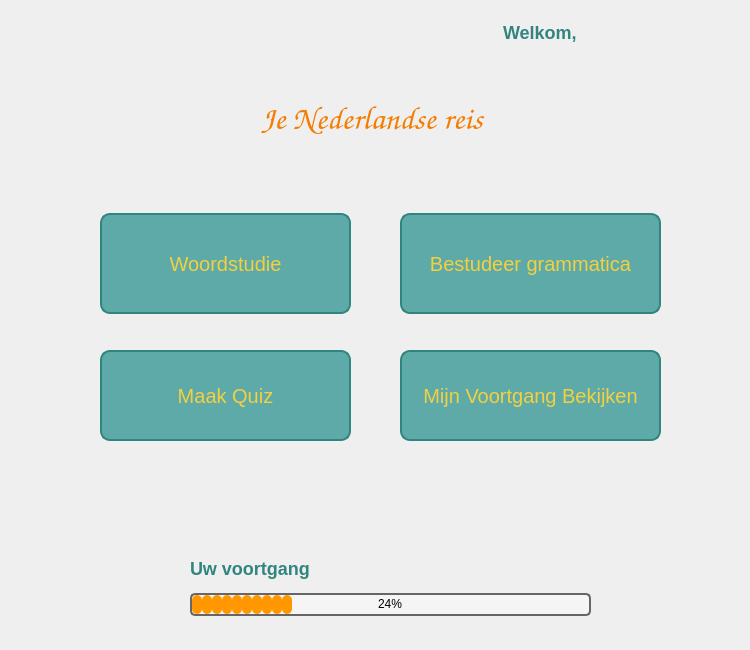
<?xml version="1.0" encoding="UTF-8"?>
<ui version="4.0">
 <class>voorkeurenpagina</class>
 <widget class="QWidget" name="voorkeurenpagina">
  <property name="geometry">
   <rect>
    <x>0</x>
    <y>0</y>
    <width>750</width>
    <height>650</height>
   </rect>
  </property>
  <property name="maximumSize">
   <size>
    <width>750</width>
    <height>650</height>
   </size>
  </property>
  <property name="windowTitle">
   <string>Voorkeurenpagina</string>
  </property>
  <property name="styleSheet">
   <string notr="true">QWidget {
    background-image: url(&quot;C:/Users/harri/Desktop/Nederlands app/images/arkaplan_resmi.webp&quot;);
    background-repeat: no-repeat;
    background-position: center;
    background-size: cover;
}

QLabel {
	background: transparent; 
    font-size: 18px;
    font-weight: bold;
    color: #31857F;
}



QLineEdit {
    background-color: #f0f5f9;
    border: 2px solid #5EAAA8;
    border-radius: 8px;
    padding: 6px 10px;
    font-size: 16px;
    color: #333;
}


QPushButton {
    background-color: #5EAAA8; /* Normal buton rengi */
    color: #F4D03F; /* Sarımsı yazı rengi */
    border-radius: 10px;
	font-family: &quot;Comic Sans MS&quot;;
    padding: 8px 15px;
    font-size: 20px;
    border: 2px solid #31857F;
}

/* Mouse ile üzerine gelince */
QPushButton:hover {
    background-color: #76C7C0; /* Daha açık yeşil */
    border: 2px solid #5EAAA8;
}

/* Tıklayınca */
QPushButton:pressed {
    background-color: #EAF4F4; /* Açık renk */
    border: 2px solid #5EAAA8;
}

/* Butonun şeffaf olmasını önlemek için */
QPushButton:!disabled {
    background: #5EAAA8; 
}
QPushButton#pushButton_uitloggen {
    background-color: #5EAAA8;
    color: #F4D03F;
    border: none; /* Border tamamen kaldırıldı */
    border-radius: 10px;
    padding: 8px 15px;
    font-size: 20px;
    icon-size: 32px;
}

/* Mouse üzerine gelince büyüme efekti */
QPushButton#pushButton_uitloggen:hover {
    background-color: #76C7C0;
    transform: scale(1.1); /* %10 büyüme efekti */
}
</string>
  </property>
  <widget class="QProgressBar" name="progressBar">
   <property name="geometry">
    <rect>
     <x>190</x>
     <y>593</y>
     <width>401</width>
     <height>23</height>
    </rect>
   </property>
   <property name="styleSheet">
    <string notr="true">QProgressBar {
    border: 2px solid #666; /* Koyu gri kenarlık */
    border-radius: 5px; /* Hafif yuvarlak köşeler */
    background-color: #F5F5F5; /* Açık gri arka plan */
    text-align: center;
}

QProgressBar::chunk {
    background-color: #FF9800; /* Turuncu dolgu */
    border-radius: 5px; /* Yuvarlak dolgu köşeleri */
    width: 10px;
}</string>
   </property>
   <property name="value">
    <number>24</number>
   </property>
  </widget>
  <widget class="QPushButton" name="pushButton_uitloggen">
   <property name="geometry">
    <rect>
     <x>670</x>
     <y>14</y>
     <width>61</width>
     <height>51</height>
    </rect>
   </property>
   <property name="styleSheet">
    <string notr="true">QPushButton {
background: transparent; 
}</string>
   </property>
   <property name="text">
    <string/>
   </property>
   <property name="icon">
    <iconset>
     <normaloff>../icons/logout.png</normaloff>../icons/logout.png</iconset>
   </property>
   <property name="iconSize">
    <size>
     <width>50</width>
     <height>50</height>
    </size>
   </property>
  </widget>
  <widget class="QPushButton" name="pushButton_woordstudie">
   <property name="geometry">
    <rect>
     <x>100</x>
     <y>213</y>
     <width>251</width>
     <height>101</height>
    </rect>
   </property>
   <property name="text">
    <string>Woordstudie</string>
   </property>
  </widget>
  <widget class="QLabel" name="label_welkom_userName">
   <property name="geometry">
    <rect>
     <x>584</x>
     <y>17</y>
     <width>71</width>
     <height>31</height>
    </rect>
   </property>
   <property name="text">
    <string/>
   </property>
  </widget>
  <widget class="QPushButton" name="pushButton_grammatica">
   <property name="geometry">
    <rect>
     <x>400</x>
     <y>213</y>
     <width>261</width>
     <height>101</height>
    </rect>
   </property>
   <property name="text">
    <string>Bestudeer grammatica</string>
   </property>
  </widget>
  <widget class="QLabel" name="label_3">
   <property name="geometry">
    <rect>
     <x>503</x>
     <y>17</y>
     <width>81</width>
     <height>31</height>
    </rect>
   </property>
   <property name="styleSheet">
    <string notr="true">font-family: &quot;Comic Sans MS&quot;;</string>
   </property>
   <property name="text">
    <string>Welkom,</string>
   </property>
  </widget>
  <widget class="QLabel" name="title">
   <property name="geometry">
    <rect>
     <x>160</x>
     <y>97</y>
     <width>431</width>
     <height>41</height>
    </rect>
   </property>
   <property name="font">
    <font>
     <family>Comic Sans MS</family>
     <pointsize>25</pointsize>
     <weight>75</weight>
     <bold>true</bold>
    </font>
   </property>
   <property name="styleSheet">
    <string notr="true">QLabel#title {
    font-family: &quot;Comic Sans MS&quot;; /* Daha eğlenceli ve oyunumsu bir font */
    font-size: 25pt; /* Boyutu biraz daha artırdık, daha dikkat çekici olsun */
    font-weight: bold; /* Kalın yazı (eğlenceli duruşu koruyor) */
    color: #F57C00; /* Daha koyu turuncu ton (orijinal #FF9800’dan daha derin) */
}</string>
   </property>
   <property name="text">
    <string>Je Nederlandse reis </string>
   </property>
   <property name="alignment">
    <set>Qt::AlignCenter</set>
   </property>
  </widget>
  <widget class="QPushButton" name="pushButton_maakQuiz">
   <property name="geometry">
    <rect>
     <x>100</x>
     <y>350</y>
     <width>251</width>
     <height>91</height>
    </rect>
   </property>
   <property name="text">
    <string>Maak Quiz</string>
   </property>
  </widget>
  <widget class="QPushButton" name="pushButton_voortgangBekijken">
   <property name="geometry">
    <rect>
     <x>400</x>
     <y>350</y>
     <width>261</width>
     <height>91</height>
    </rect>
   </property>
   <property name="text">
    <string>Mijn Voortgang Bekijken</string>
   </property>
  </widget>
  <widget class="QLabel" name="label">
   <property name="geometry">
    <rect>
     <x>190</x>
     <y>553</y>
     <width>141</width>
     <height>31</height>
    </rect>
   </property>
   <property name="text">
    <string>Uw voortgang</string>
   </property>
  </widget>
 </widget>
 <resources/>
 <connections/>
</ui>
